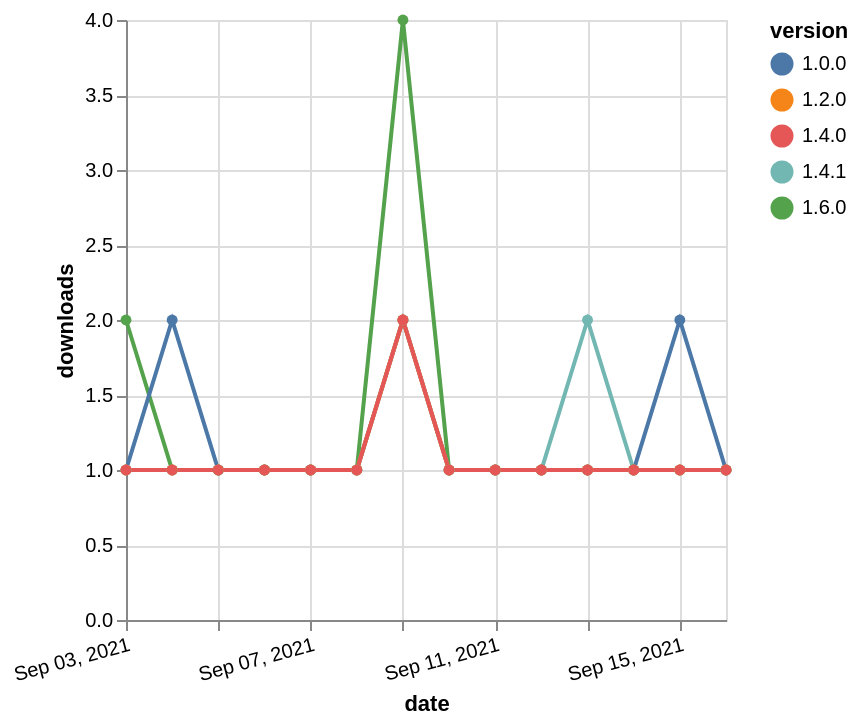

Write a Vega-Lite specification for this figure.
### Vega-Lite specification from a JSON file in a GitHub repository (floating-point values rounded to 4 significant figures)
{"$schema": "https://vega.github.io/schema/vega-lite/v5.json", "description": "A simple bar chart with embedded data.", "data": {"values": [{"date": "2021-09-03", "total": 122, "delta": 2, "version": "1.6.0"}, {"date": "2021-09-04", "total": 123, "delta": 1, "version": "1.6.0"}, {"date": "2021-09-05", "total": 124, "delta": 1, "version": "1.6.0"}, {"date": "2021-09-06", "total": 125, "delta": 1, "version": "1.6.0"}, {"date": "2021-09-07", "total": 126, "delta": 1, "version": "1.6.0"}, {"date": "2021-09-08", "total": 127, "delta": 1, "version": "1.6.0"}, {"date": "2021-09-09", "total": 131, "delta": 4, "version": "1.6.0"}, {"date": "2021-09-10", "total": 132, "delta": 1, "version": "1.6.0"}, {"date": "2021-09-11", "total": 133, "delta": 1, "version": "1.6.0"}, {"date": "2021-09-12", "total": 134, "delta": 1, "version": "1.6.0"}, {"date": "2021-09-13", "total": 135, "delta": 1, "version": "1.6.0"}, {"date": "2021-09-14", "total": 136, "delta": 1, "version": "1.6.0"}, {"date": "2021-09-15", "total": 137, "delta": 1, "version": "1.6.0"}, {"date": "2021-09-16", "total": 138, "delta": 1, "version": "1.6.0"}, {"date": "2021-09-03", "total": 194, "delta": 1, "version": "1.0.0"}, {"date": "2021-09-04", "total": 196, "delta": 2, "version": "1.0.0"}, {"date": "2021-09-05", "total": 197, "delta": 1, "version": "1.0.0"}, {"date": "2021-09-06", "total": 198, "delta": 1, "version": "1.0.0"}, {"date": "2021-09-07", "total": 199, "delta": 1, "version": "1.0.0"}, {"date": "2021-09-08", "total": 200, "delta": 1, "version": "1.0.0"}, {"date": "2021-09-09", "total": 202, "delta": 2, "version": "1.0.0"}, {"date": "2021-09-10", "total": 203, "delta": 1, "version": "1.0.0"}, {"date": "2021-09-11", "total": 204, "delta": 1, "version": "1.0.0"}, {"date": "2021-09-12", "total": 205, "delta": 1, "version": "1.0.0"}, {"date": "2021-09-13", "total": 206, "delta": 1, "version": "1.0.0"}, {"date": "2021-09-14", "total": 207, "delta": 1, "version": "1.0.0"}, {"date": "2021-09-15", "total": 209, "delta": 2, "version": "1.0.0"}, {"date": "2021-09-16", "total": 210, "delta": 1, "version": "1.0.0"}, {"date": "2021-09-03", "total": 133, "delta": 1, "version": "1.4.1"}, {"date": "2021-09-04", "total": 134, "delta": 1, "version": "1.4.1"}, {"date": "2021-09-05", "total": 135, "delta": 1, "version": "1.4.1"}, {"date": "2021-09-06", "total": 136, "delta": 1, "version": "1.4.1"}, {"date": "2021-09-07", "total": 137, "delta": 1, "version": "1.4.1"}, {"date": "2021-09-08", "total": 138, "delta": 1, "version": "1.4.1"}, {"date": "2021-09-09", "total": 140, "delta": 2, "version": "1.4.1"}, {"date": "2021-09-10", "total": 141, "delta": 1, "version": "1.4.1"}, {"date": "2021-09-11", "total": 142, "delta": 1, "version": "1.4.1"}, {"date": "2021-09-12", "total": 143, "delta": 1, "version": "1.4.1"}, {"date": "2021-09-13", "total": 145, "delta": 2, "version": "1.4.1"}, {"date": "2021-09-14", "total": 146, "delta": 1, "version": "1.4.1"}, {"date": "2021-09-15", "total": 147, "delta": 1, "version": "1.4.1"}, {"date": "2021-09-16", "total": 148, "delta": 1, "version": "1.4.1"}, {"date": "2021-09-03", "total": 176, "delta": 1, "version": "1.2.0"}, {"date": "2021-09-04", "total": 177, "delta": 1, "version": "1.2.0"}, {"date": "2021-09-05", "total": 178, "delta": 1, "version": "1.2.0"}, {"date": "2021-09-06", "total": 179, "delta": 1, "version": "1.2.0"}, {"date": "2021-09-07", "total": 180, "delta": 1, "version": "1.2.0"}, {"date": "2021-09-08", "total": 181, "delta": 1, "version": "1.2.0"}, {"date": "2021-09-09", "total": 183, "delta": 2, "version": "1.2.0"}, {"date": "2021-09-10", "total": 184, "delta": 1, "version": "1.2.0"}, {"date": "2021-09-11", "total": 185, "delta": 1, "version": "1.2.0"}, {"date": "2021-09-12", "total": 186, "delta": 1, "version": "1.2.0"}, {"date": "2021-09-13", "total": 187, "delta": 1, "version": "1.2.0"}, {"date": "2021-09-14", "total": 188, "delta": 1, "version": "1.2.0"}, {"date": "2021-09-15", "total": 189, "delta": 1, "version": "1.2.0"}, {"date": "2021-09-16", "total": 190, "delta": 1, "version": "1.2.0"}, {"date": "2021-09-03", "total": 155, "delta": 1, "version": "1.4.0"}, {"date": "2021-09-04", "total": 156, "delta": 1, "version": "1.4.0"}, {"date": "2021-09-05", "total": 157, "delta": 1, "version": "1.4.0"}, {"date": "2021-09-06", "total": 158, "delta": 1, "version": "1.4.0"}, {"date": "2021-09-07", "total": 159, "delta": 1, "version": "1.4.0"}, {"date": "2021-09-08", "total": 160, "delta": 1, "version": "1.4.0"}, {"date": "2021-09-09", "total": 162, "delta": 2, "version": "1.4.0"}, {"date": "2021-09-10", "total": 163, "delta": 1, "version": "1.4.0"}, {"date": "2021-09-11", "total": 164, "delta": 1, "version": "1.4.0"}, {"date": "2021-09-12", "total": 165, "delta": 1, "version": "1.4.0"}, {"date": "2021-09-13", "total": 166, "delta": 1, "version": "1.4.0"}, {"date": "2021-09-14", "total": 167, "delta": 1, "version": "1.4.0"}, {"date": "2021-09-15", "total": 168, "delta": 1, "version": "1.4.0"}, {"date": "2021-09-16", "total": 169, "delta": 1, "version": "1.4.0"}]}, "width": "container", "mark": {"type": "line", "point": {"filled": true}}, "encoding": {"x": {"field": "date", "type": "temporal", "timeUnit": "yearmonthdate", "title": "date", "axis": {"labelAngle": -15}}, "y": {"field": "delta", "type": "quantitative", "title": "downloads"}, "color": {"field": "version", "type": "nominal"}, "tooltip": {"field": "delta"}}}
